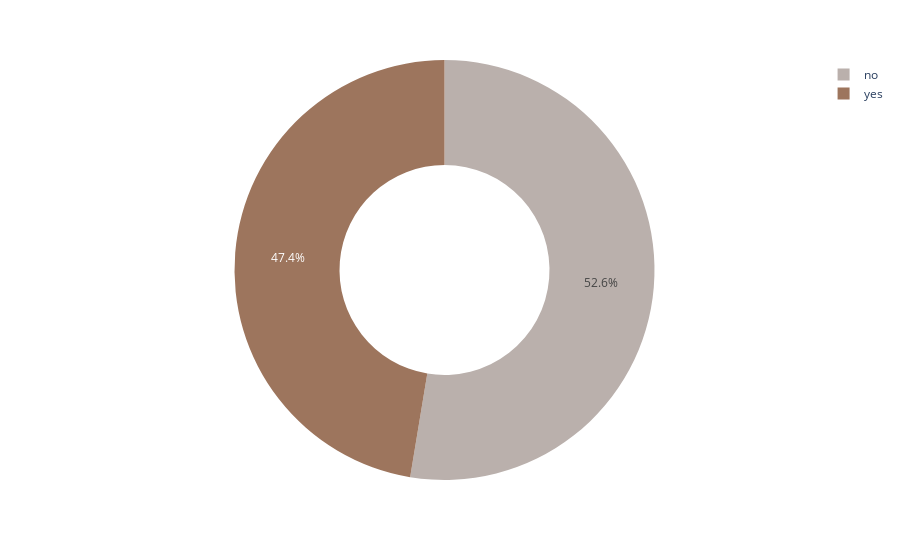

Notebook source saved alongside this figure:
### Code cell
fig = px.pie(data_frame=df
             ,names='deposit',
             color_discrete_sequence=px.colors.qualitative.T10_r,
             hole=0.5)
fig.show()

### Figure 1 — Plotly figure (JSON) as saved in the notebook; plotly's stock layout.template omitted (floating-point values rounded to 4 significant figures; data arrays with more than 128 entries replaced by an {"elided": "..."} marker saying what was removed)
{"data": [{"domain": {"x": [0, 1], "y": [0, 1]}, "hole": 0.5, "hovertemplate": "deposit=%{label}<extra></extra>", "labels": {"elided": "11162 str values"}, "legendgroup": "", "name": "", "showlegend": true, "type": "pie"}], "layout": {"legend": {"tracegroupgap": 0}, "margin": {"t": 60}, "piecolorway": ["#BAB0AC", "#9D755D", "#FF9DA6", "#B279A2", "#EECA3B", "#54A24B", "#72B7B2", "#E45756", "#F58518", "#4C78A8"]}}
